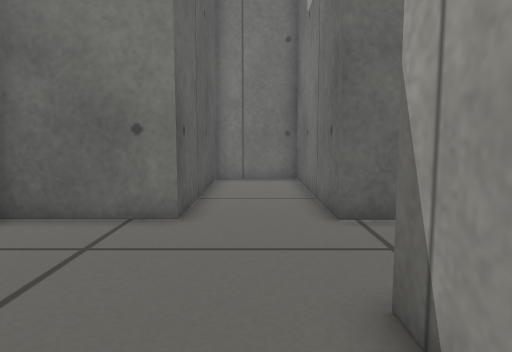
view 1 (above)

19 first-person views from a walk through a Gazebo world. The camera is 0.36 m above the floor, tilts 6° down and sees 70° across. The floor is counted in squares, 0.2 m on a side. Each view is taken from the middle of a square. On the plan, view 1 faces up. The plan holds only what a view shows up to about 18 squares ahead; the rest is blank.

view 2
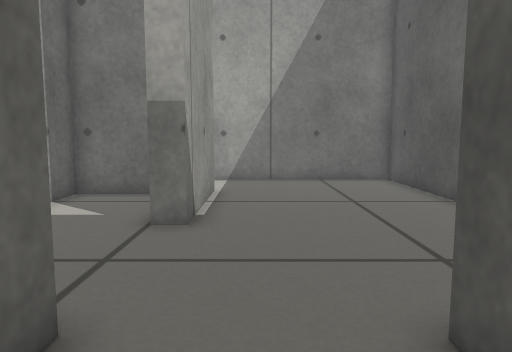

view 3
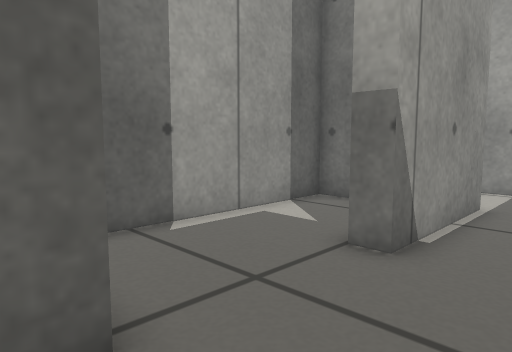

view 4
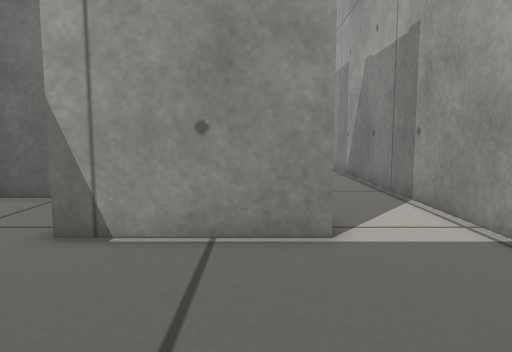

view 5
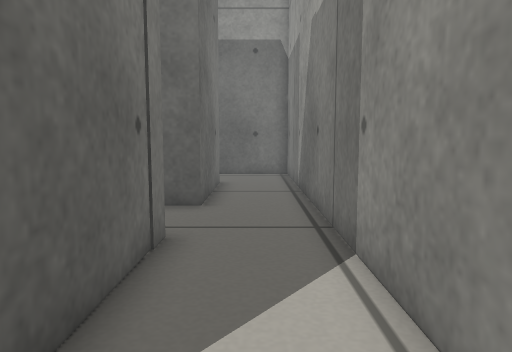

view 6
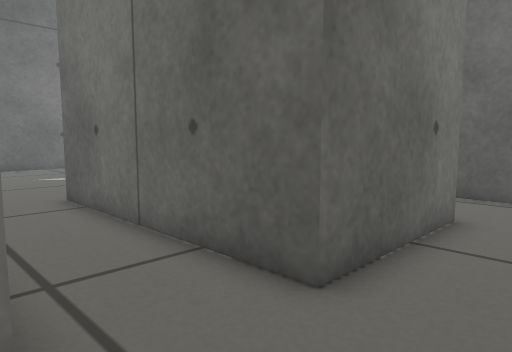

view 7
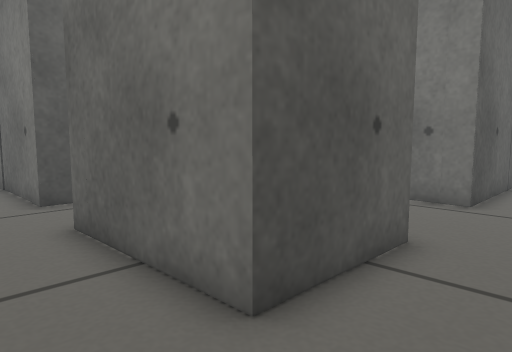

view 8
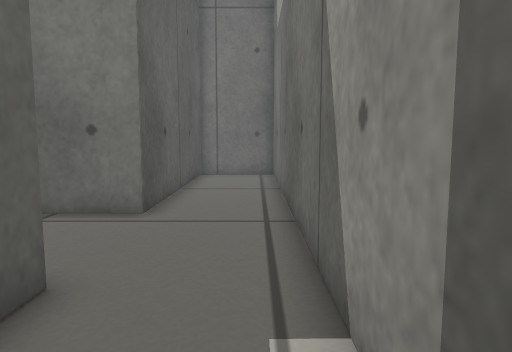

view 9
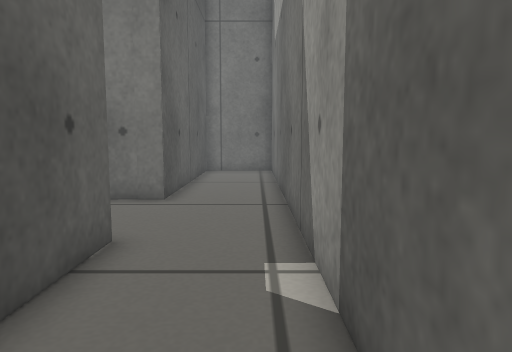

view 10
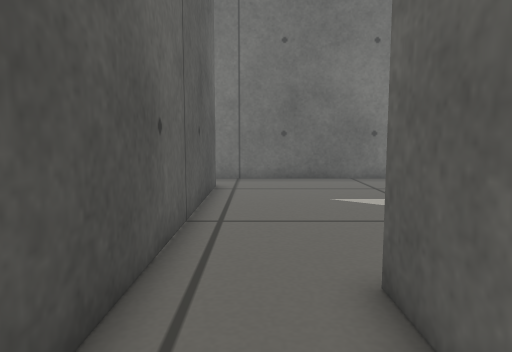

view 11
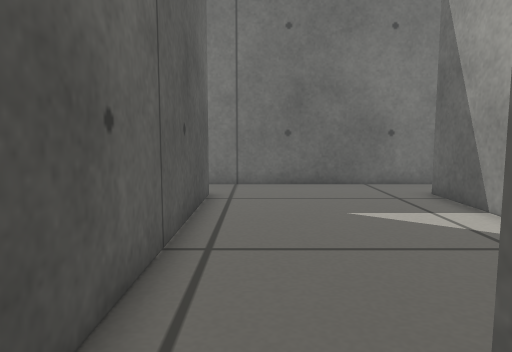

view 12
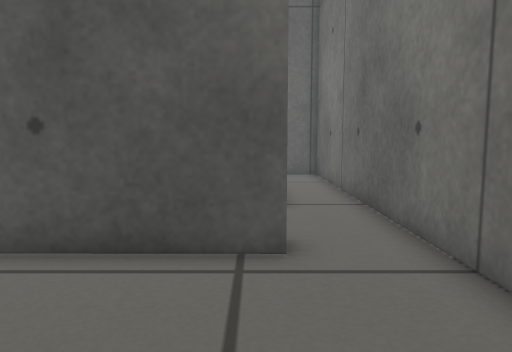

view 13
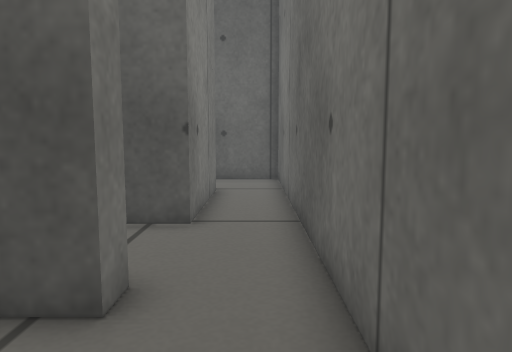

view 14
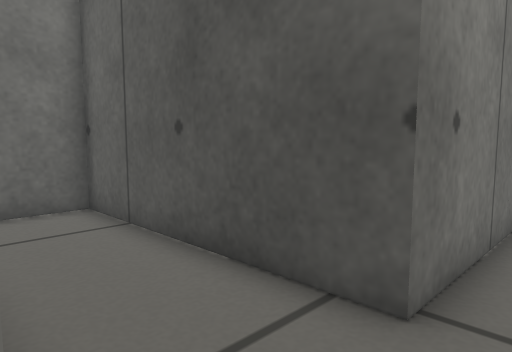

view 15
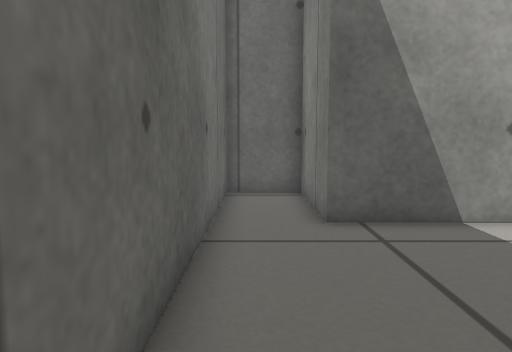

view 16
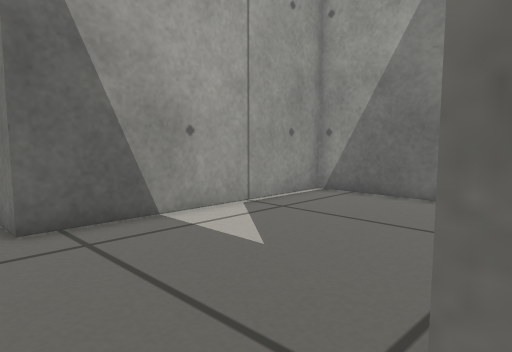

view 17
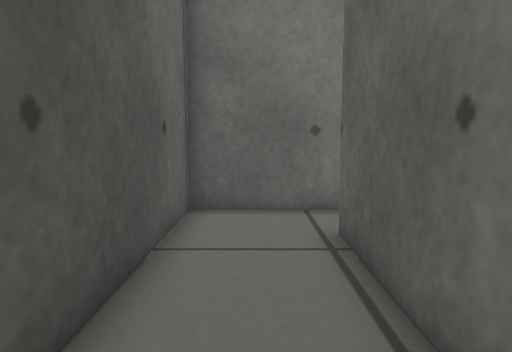

view 18
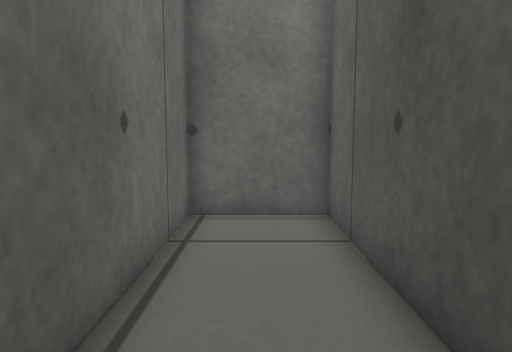

view 19
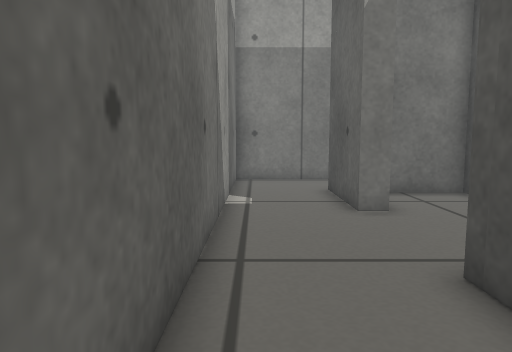

### Floor plan
Ten units are one square. View 1 is at (0, 0); x grows to the right and y downward. Boxes are objects, and circles mark ways between rooms. Rooms are numbered by the first view taken in them; rooms with no view inside come last. Other rooms are left out.
<svg viewBox="-61 -195 245 246">
<path fill="none" stroke="#000" d="M65 5 65 13 18 13M65 -85 65 -50M31 -79 18 -79 18 -159 -17 -159 -17 -79 -56 -79M136 -22 145 -22 145 16 95 16 95 -72M14 14 14 -36 23 -36M-56 -9 -56 45 179 46 179 -155M179 -159 145 -159 145 -65 136 -65M65 -165 65 -85M95 -72 136 -73 136 -164 179 -164 179 -190 64 -190M-26 -165 25 -165 25 -87 45 -87M57 -165 65 -165M64 -190 -56 -190 -56 -87 -25 -87 -25 -167M34 6 57 6 57 -77M136 -65 119 -65M102 8 128 8"/>
<circle cx="80" cy="-77" r="3" fill="#2a7"/>
<circle cx="20" cy="-55" r="3" fill="#2a7"/>
<circle cx="140" cy="-45" r="3" fill="#2a7"/>
<circle cx="60" cy="-175" r="3" fill="#2a7"/>
<text x="70" y="-30">1</text>
<text x="110" y="-140">2</text>
<text x="0" y="-170">3</text>
<text x="40" y="-40">4</text>
<text x="120" y="-30">5</text>
</svg>
Room 1 opens to room 2. Room 1 opens to room 4. Room 1 opens to room 5. Room 2 opens to room 3.

Where each view was taken, in squares from view 1:
view 1: 0 up, 0 right, facing up
view 2: 11 up, 0 right, facing down
view 3: 9 up, 1 left, facing down-right
view 4: 0 up, 5 left, facing right
view 5: 3 down, 0 right, facing right
view 6: 4 down, 6 right, facing up-right
view 7: 4 down, 17 right, facing up-left
view 8: 2 down, 17 right, facing up
view 9: 4 down, 17 right, facing up
view 10: 3 up, 8 right, facing up
view 11: 5 up, 8 right, facing up
view 12: 16 up, 12 right, facing left
view 13: 18 up, 10 right, facing left
view 14: 18 up, 6 right, facing down-left
view 15: 18 up, 6 right, facing right
view 16: 18 up, 6 right, facing down-right
view 17: 10 up, 4 left, facing up
view 18: 17 up, 4 left, facing down
view 19: 11 up, 17 right, facing down
